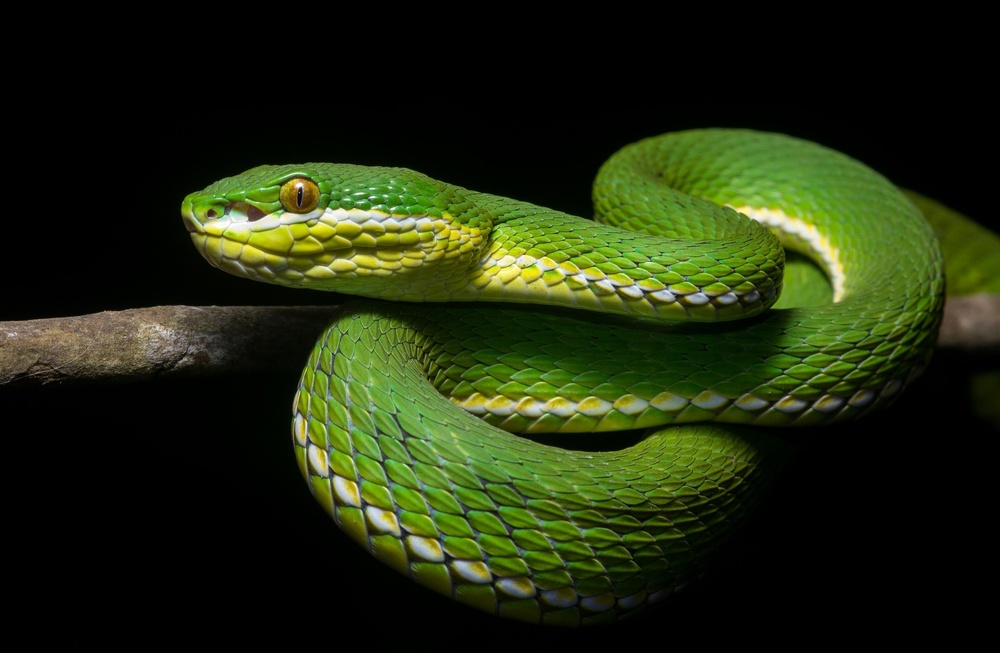
#> input picture ch2/0201/snake.jpg, 1000 x 653 px, shrunk from 2048 x 1338 before the run, given in place of snake.bmp, which was not available
$ jupyter execute 0201.ipynb   (text cells are left out)
#> lines starting #> are read from the running program, lines starting #| are printed output that depends on the picture; after the words box and inside, x2 and y2 are one past the last pixel; in counts of white or black regions, pixels touching at a corner belong together; pictures that were not available may be replaced by others from this repository, and a replacement may not be noted
[cell 1]
import cv2

img1 = cv2.imread('snake.bmp', cv2.IMREAD_GRAYSCALE)
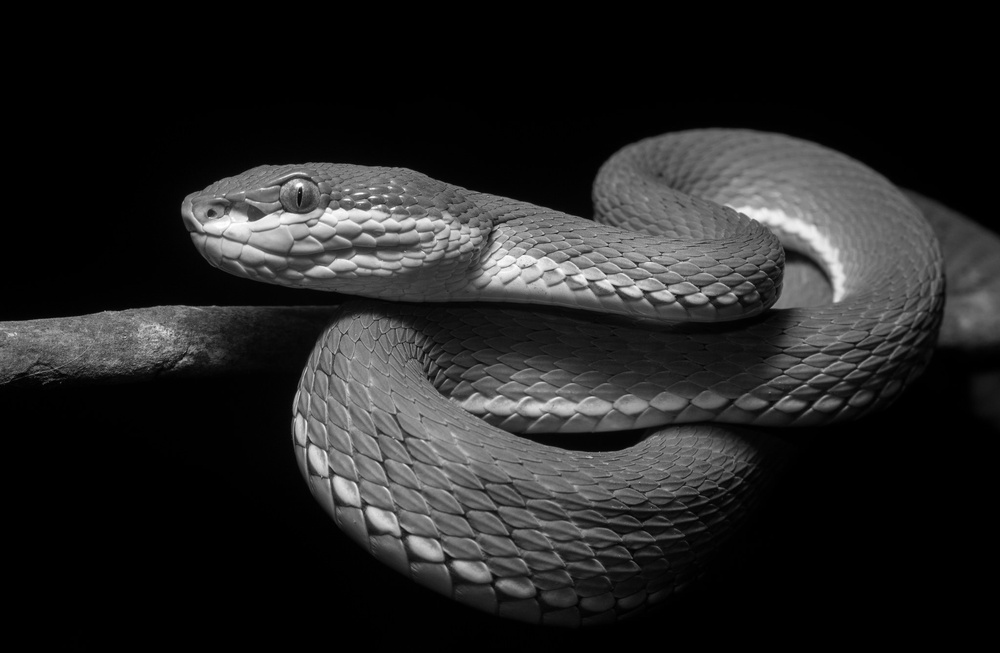
#> img1: shape (653, 1000); min 0, max 255, mean 36.6
img2 = cv2.imread('snake.bmp', cv2.IMREAD_COLOR)
#> img2 is the input picture: shape (653, 1000, 3); mean B, G, R 14.8, 42.6, 33.1
print(img2.ndim)
#| 3
print(type(img1))
#| <class 'numpy.ndarray'>
print(img1.shape)
#| (653, 1000)

def show(str, img):
#> called with str = 'test'
    cv2.namedWindow(str, cv2.WINDOW_NORMAL)
    cv2.setWindowProperty(str,
                      cv2.WND_PROP_FULLSCREEN,
                      cv2.WINDOW_FULLSCREEN )
    cv2.imshow(str,img2)
    if cv2.waitKey() == 27:
#> (key Esc is pressed here)
        cv2.destroyAllWindows()

[cell 2]
show("test", img2)
''''''
print(img2.shape)
#| (653, 1000, 3)
print(img2.size)
#| 1959000
print(img2.dtype)
#| uint8

if len(img1.shape) == 2:
    print("img1 is grayscale image")
'''
h, w = img2.shape
print("w = {}, h = {}".format(w, h))
'''
h, w = img2.shape[:2]
#> h = 653; w = 1000
print("w = {}, h = {}".format(w, h))
#| w = 1000, h = 653

[cell 3]
x = 20
y = 10

point_grayscale = img1[x, y]
#> point_grayscale = 0
print(point_grayscale)
#| 0

point_BGR = img2[x,y]
#> point_BGR = [0, 0, 0]
print(point_BGR)
#| [0 0 0]

img2[x,y] = (0, 255, 255)
#> img2: shape (653, 1000, 3); under 0.01% of pixels changed, all inside (x1, y1, x2, y2) = (10, 20, 11, 21)
show("BGR scale",img2)
#> (key Enter is pressed here)

[cell 4]
for y in range(h):
    for x in range(w):
        img2[y, x] = (0, 255, 100)
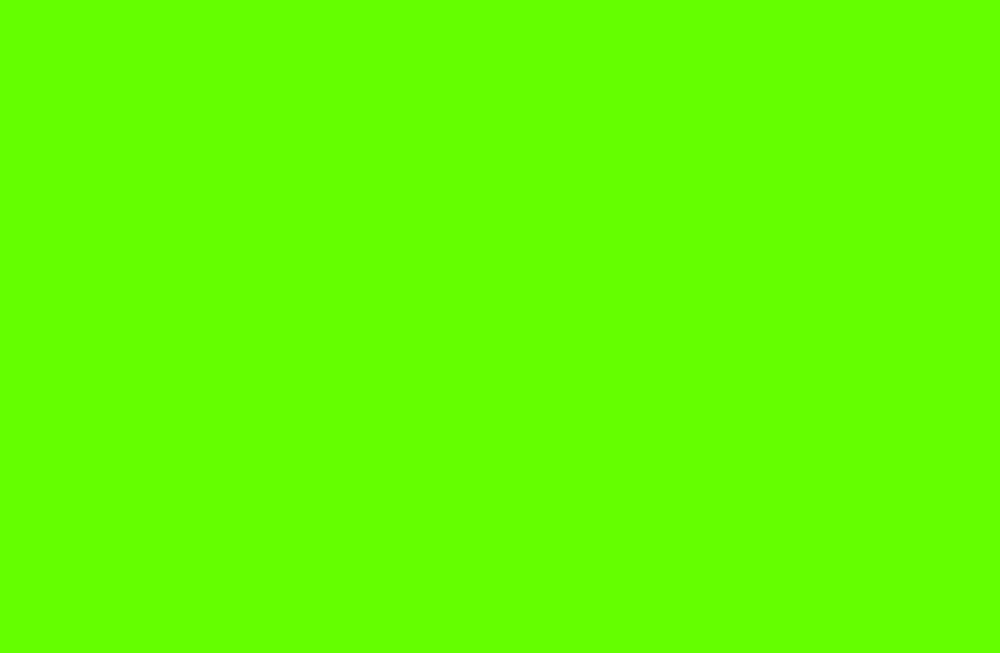
#> img2: shape (653, 1000, 3); mean B, G, R 0, 255, 100
show("adjust BGR scale for loop", img2)

[cell 5]
img2[:,:] = (0, 255, 100)
'''
gray scale일 경우 img1[:,:] = (255)
'''
show("adjust BGR scale", img2)

$ run again, with ch2/0201/test.bmp saved as ch2/0201/snake.jpg
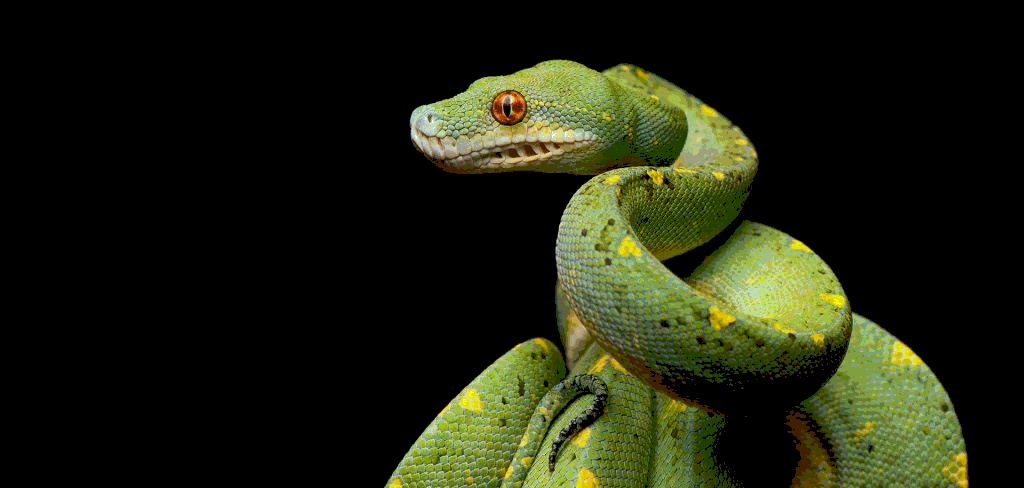
#> input picture ch2/0201/test.bmp, 1024 x 488 px, given in place of snake.bmp, which was not available
#> `img1 = cv2.imread('snake.bmp', cv2.IMREAD_GRAYSCALE)`:
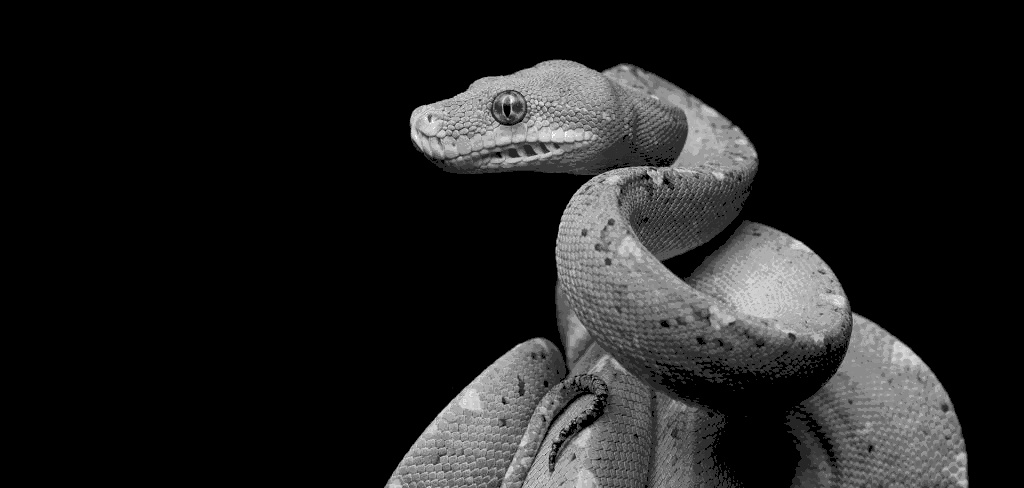
#> img1: shape (488, 1024); min 0, max 255, mean 30.6
#> img2 is the input picture: shape (488, 1024, 3); mean B, G, R 15.5, 33.7, 30.3
#| 3
#| <class 'numpy.ndarray'>
#| (488, 1024)
#| (488, 1024, 3)
#| 1499136
#| uint8
#| w = 1024, h = 488
#> point_grayscale = 0
#| 0
#> point_BGR = [0, 0, 0]
#| [0 0 0]
